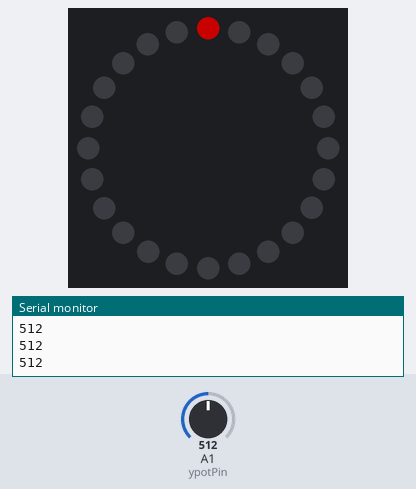
Bench run of a sketch on a simulated Arduino Uno, built with avr-gcc and run on an emulated ATmega328P. On the bench: 24 RGB LEDs in a ring, first at the top, clockwise, the last lines printed to the serial monitor. Inputs (shaded band) come from the test bench; at power-on: A1 (ypotPin) = 512. Dim RGB values are drawn brighter than linear.

Above: at 1.2 s.
1.3 s: A1 (ypotPin) set to 610
At 1.61 s:
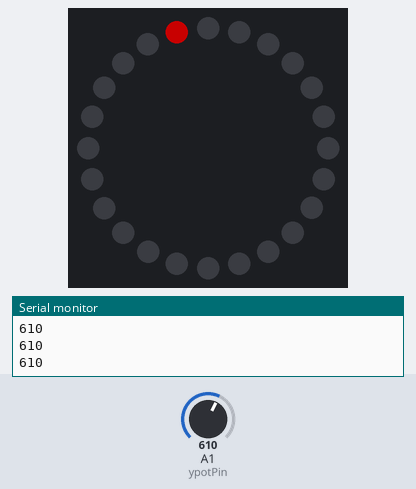
3.0 s: A1 (ypotPin) set to 590
4.6 s: A1 (ypotPin) set to 716
At 4.91 s:
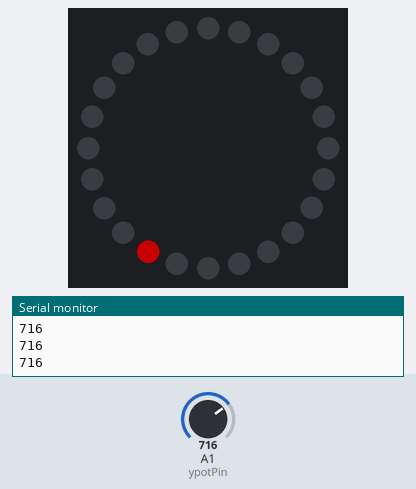
Timing chart, 0 to 7.6 s (numbered marks = the images above; inputs shaded):
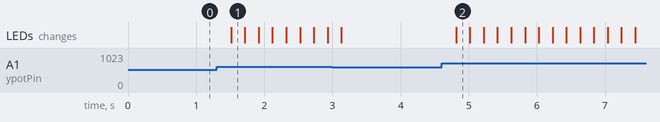

The sketch:

joystic_neopixel.ino
```cpp
/*  LED ring strenght test
NeoPixel Led-Ring with STM32 devboard

https://github.com/fergul/NeoMaple
*/

// #include <NeoMaple.h>
#include <Adafruit_NeoPixel.h>

#define NUM_LEDS 24
#define pin 6

int xpotPin = 0; // Define UNO board A0 pin connect the Ioystick x
int ypotPin = 1; // Define UNO board A1 pin connect the Ioystick y
int swPin = 9;   // Define UNO board digital 9 pin connect the Ioystick sw

int yval = 0;
int current_ledpix = 0;

/* Default data-pin is PA0 */
Adafruit_NeoPixel ledring = Adafruit_NeoPixel(NUM_LEDS, pin, NEO_GRB + NEO_KHZ800);

//NeoMaple ledring = NeoMaple(NUM_LEDS, NEO_GRB + NEO_KHZ800);

void setup()
{
    Serial.begin(9600);
    ledring.begin();
    pinMode(swPin,INPUT_PULLUP);//Set swPin inputand pull up
}

void loop()
{       int yval = analogRead(ypotPin);

    if (yval < 200)
    {
        Serial.println(yval);
        current_ledpix++;
        delay(200);
    }
    for (int i = 0; i < 24; i++)
    {
        ledring.setPixelColor(i, 0,0,0);
    }

    Serial.println(yval);
    if (yval > 600 )
    {
        Serial.println(yval);
        current_ledpix--;
        delay(200);
    }
    for (int i = 0; i < 24; i++)
    {
        ledring.setPixelColor(i, 0,0,0);
    }
    if (current_ledpix < 0)
    {
        current_ledpix = 23;
    }
        if (current_ledpix > 23)
        {
            current_ledpix = 0;
        }
    ledring.setPixelColor(current_ledpix, 100,0,0);
    ledring.show();
}
```

Measured:
- after the input at 1.3 s, the LEDs: change after 0.21 s (image 1)
- after the input at 4.6 s, the LEDs: change after 0.21 s (image 2)
